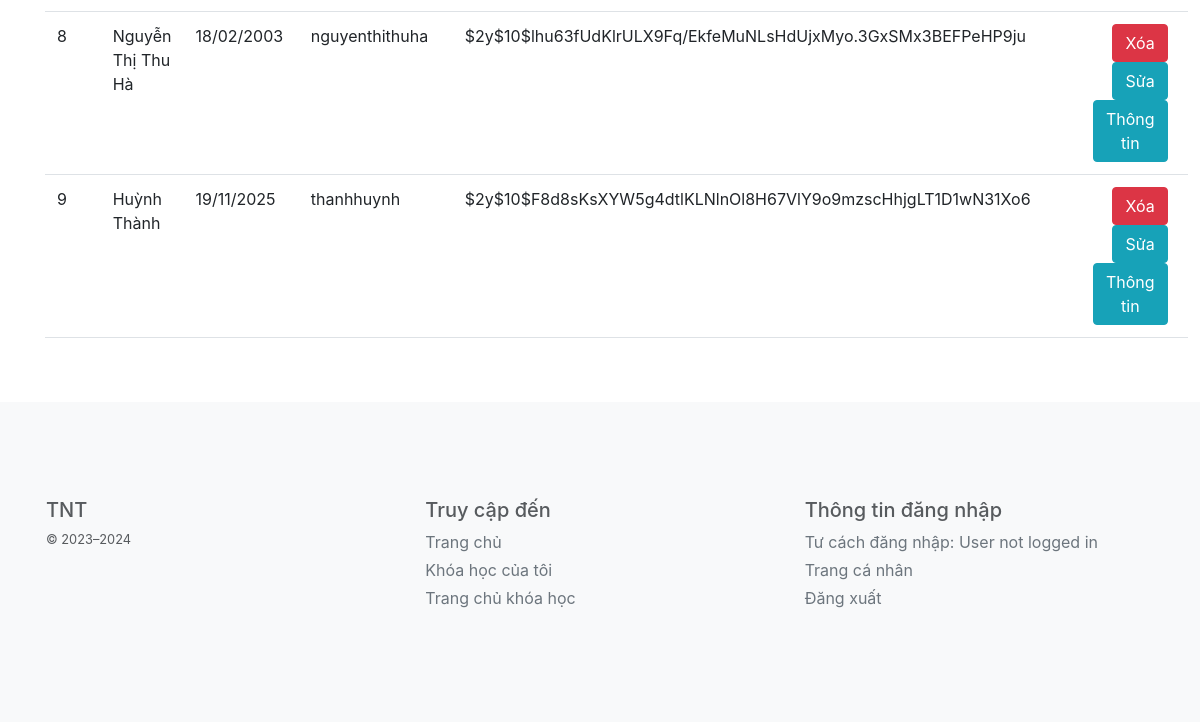
The page /admin/student.php (lower part) on the database as committed earlier.
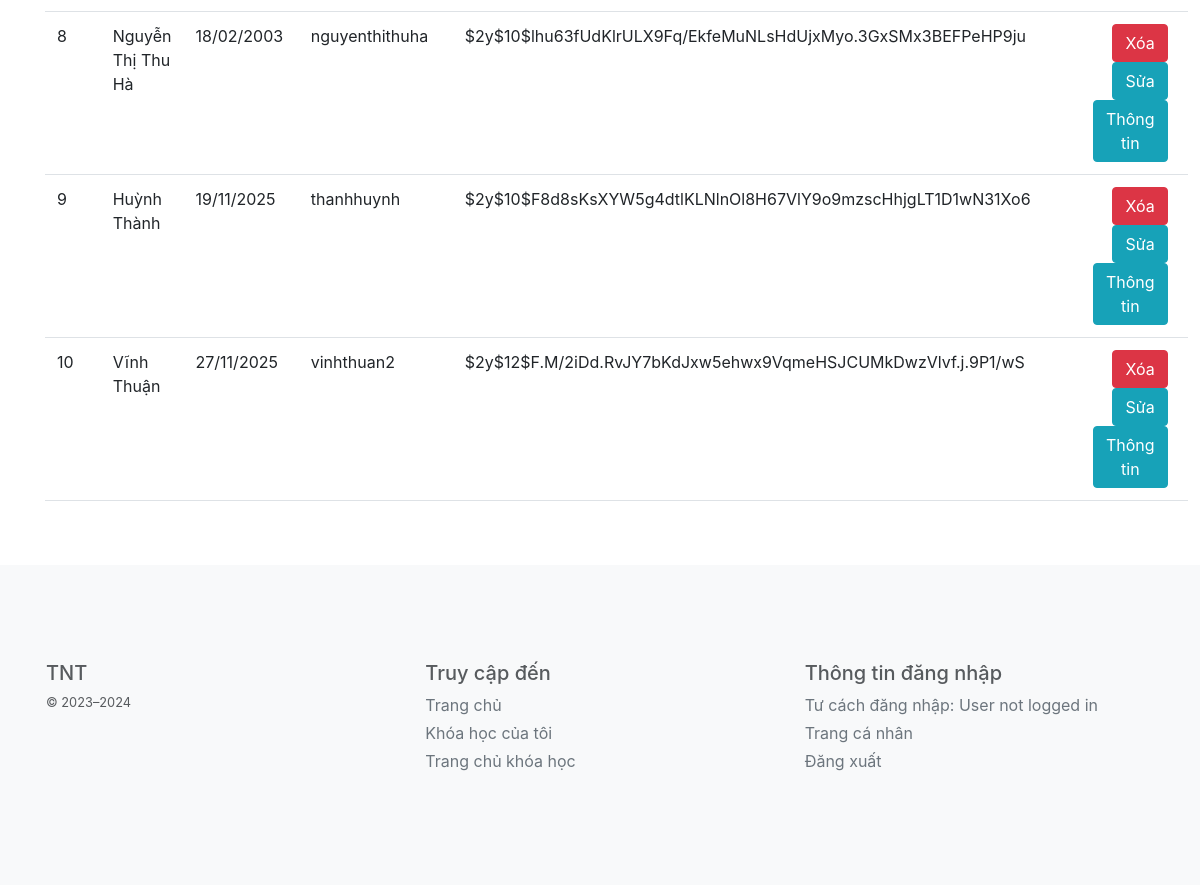
The same page on the database as committed later.
### tables this page shows
CREATE TABLE `user_account` (
  `account_id` bigint(20) NOT NULL,
  `username` varchar(255) NOT NULL,
  `password` varchar(255) NOT NULL,
  `user_id` bigint(20) NOT NULL,
  `reset_token` varchar(64) DEFAULT NULL,
  `reset_token_expiry` datetime DEFAULT NULL
);

CREATE TABLE `user` (
  `user_id` bigint(20) NOT NULL,
  `full_name` varchar(50) NOT NULL,
  `date_of_birth` date NOT NULL,
  `gender` char(1) NOT NULL,
  `address` varchar(255) NOT NULL,
  `phone` varchar(15) NOT NULL,
  `email` varchar(255) NOT NULL,
  `citizen_id` varchar(15) NOT NULL,
  `image` varchar(255) DEFAULT NULL,
  `verification_code` varchar(10) NOT NULL,
  `email_verified_at` datetime DEFAULT NULL
);

### admin/student.php (the view, shortened to what this page needs)
<?php
include("layout.php");
include_once('../config/connect.php');
if ($_SERVER["REQUEST_METHOD"] == "POST" && isset($_POST['timkiem'])) {
    $tukhoa = $_POST['tukhoa'];
    $keyword = strtolower(trim($tukhoa));
    $keyword = str_replace(' ', '', $keyword);
    $sql_student_account =
        "SELECT * FROM user_account ua
        INNER JOIN user us ON ua.user_id = us.user_id
        INNER JOIN user_role ur ON us.user_id = ur.user_id
        WHERE ur.role_id = 1 AND
        (LOWER(REPLACE(REPLACE(REPLACE(REPLACE(us.full_name, ' ', ''), 'Đ', 'D'),'đ','d'), ' ', '')) LIKE '%$keyword%' OR us.full_name LIKE '%$tukhoa%')";
    $result_student_account = mysqli_query($dbconnect, $sql_student_account);
} else {
    $sql_student_account = "SELECT * FROM user_account ua
    INNER JOIN user us ON ua.user_id = us.user_id
    INNER JOIN user_role ur ON us.user_id = ur.user_id
    WHERE ur.role_id = 1";
    $result_student_account = mysqli_query($dbconnect, $sql_student_account);
}
?>
<!DOCTYPE html>
<html lang="en">
<head>
    <link rel="stylesheet" href="https://stackpath.bootstrapcdn.com/bootstrap/4.5.2/css/bootstrap.min.css" />
</head>
<body>
    <div class="container mt-4">
        <div class="row mt-4">
            <div class="col-md-12">
                <table class="table">
                    <tbody>
                        <?php
                        $i = 0;
                        while ($row_student_account = mysqli_fetch_array($result_student_account)) {
                        ?>
                            <tr>
                                <td><?php $i++;
                                    echo $i ?></td>
                                <td><?php echo $row_student_account['full_name'] ?></td>
                                <td><?php echo date('d/m/Y', strtotime($row_student_account['date_of_birth'])); ?></td>
                                <td><?php echo $row_student_account['username'] ?></td>
                                <td><?php echo $row_student_account['password'] ?></td>
                                <td>
                                    <button type="button" class="btn btn-danger float-end me-2" data-postid="<?php echo $row_student_account['user_id']; ?>" data-bs-toggle="modal" data-bs-target="#deleteCourseModal">Xóa</button>
                                    <a class="btn btn-info float-end me-2" href="account_edit.php?user_id=<?php echo $row_student_account['user_id']; ?>&role_id=1&role_name=student">Sửa</a>
                                    <a class="btn btn-info float-end me-2" href="account_view.php?user_id=<?php echo $row_student_account['user_id']; ?>&role_id=1&role_name=student">Thông tin</a>
                                </td>
                            </tr>
                        <?php } ?>
                    </tbody>
                </table>
            </div>
        </div>
    </div>
        <?php include("../footer.php"); ?>
</body>
</html>

### admin/layout.php (shortened to what this page needs)
<?php
include_once('../config/connect.php');
if (isset($_SESSION['full_name'])) {
    $sql_user = "SELECT * FROM user us
    INNER JOIN user_role ur ON us.user_id = ur.user_id WHERE us.full_name = ?";
    $stmt_user = mysqli_prepare($dbconnect, $sql_user);
    mysqli_stmt_bind_param($stmt_user, "s", $_SESSION['full_name']);
    mysqli_stmt_execute($stmt_user);
    $result_user = mysqli_stmt_get_result($stmt_user);
    $row_la = mysqli_fetch_array($result_user);
    if ($row_la['role_id'] == 3) {
        $username_now = $_SESSION['full_name'];
    } else {
        $username_now = "Quản trị viên";
    }
} else {
    $username_now = "User not logged in";
}
?>
<!DOCTYPE html>
<html lang="en">
<head>
    <link rel="stylesheet" href="https://cdn.jsdelivr.net/npm/bootstrap@5.3.0/dist/css/bootstrap.min.css">
</head>
<body class="with-navbar">
</body>
</html>

### footer.php (shortened to what this page needs)
<footer class="bd-footer py-4 py-md-5 mt-5 bg-body-tertiary">
    <div class="container py-4 py-md-5 px-4 px-md-3 text-body-secondary">
        <div class="row">
            <div class="col-12 col-md">
                <h5>TNT</h5>
                <small class="d-block mb-3 text-body-secondary">&copy; 2023–2024</small>
            </div>
            <div class="col-6 col-md">
                <h5>Truy cập đến</h5>
                <ul class="list-unstyled text-small">
                    <li class="mb-1"><a class="link-secondary text-decoration-none" href="../index.php">Trang chủ</a></li>
                    <li class="mb-1"><a class="link-secondary text-decoration-none" href="#">Khóa học của tôi</a></li>
                    <li class="mb-1"><a class="link-secondary text-decoration-none" href="index.php">Trang chủ khóa học</a></li>
                </ul>
            </div>
            <div class="col-6 col-md">
                <h5>Thông tin đăng nhập</h5>
                <?php
                if (isset($username_now)) {
                    echo '<ul class="list-unstyled text-small">
                    <li class="mb-1"><a class="link-secondary text-decoration-none" href="#">Tư cách đăng nhập: ' . $username_now . '</a></li>
                    <li class="mb-1"><a class="link-secondary text-decoration-none" href="../my.php">Trang cá nhân</a></li>
                    <li class="mb-1"><a class="link-secondary text-decoration-none" href="../../logout.php">Đăng xuất</a></li>
                    </ul>';
                }
                ?>
            </div>
        </div>
    </div>
</footer>

### admin/layout.php (style rules this page uses)
body { padding-top: 70px; }

Rows that differ between the two databases and show on the page:
added user_account: user.full_name "Vĩnh Thuận", user.date_of_birth "27/11/2025", username "vinhthuan2", password "$2y$12$F.M/2iDd.RvJY7bKdJxw5ehwx9VqmeHSJCUMkDwzVlvf.j.9P1/wS"
